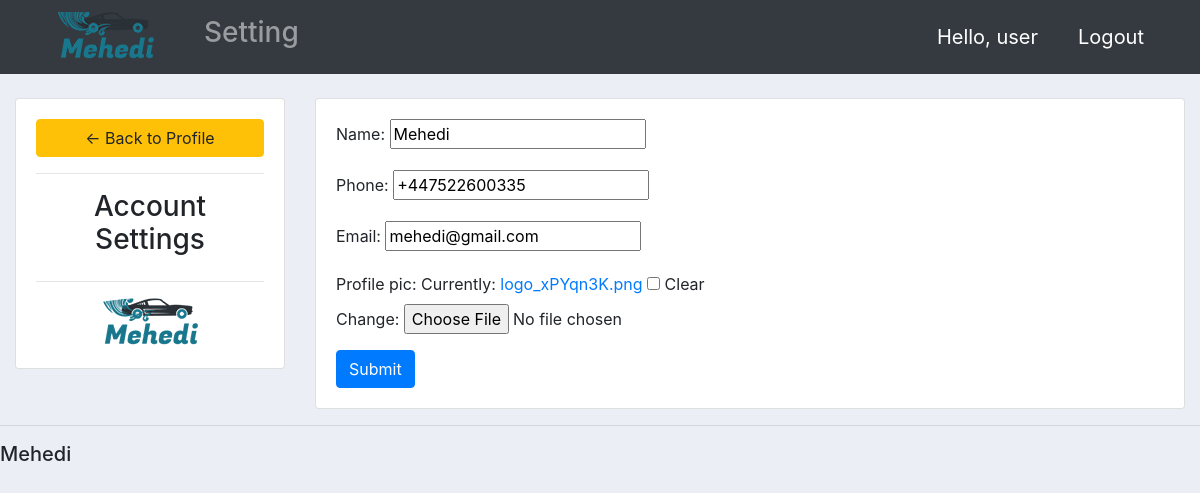
Screenshot of /profile/ (signed in) with the database file from the repository.
### base/models.py (models this page shows, shortened)
class Customer(models.Model):
    user = models.OneToOneField(User,null=True,blank=True,on_delete = models.CASCADE)
    name = models.CharField(default="user",max_length=200, null=True)
    phone = models.CharField(max_length=200, null=True)
    email = models.CharField(max_length=200, null=True)
    profile_pic = models.ImageField(default="logo.png",null=True,blank=True)
    date_created = models.DateTimeField(auto_now_add=True, null=True)

### base/decorators.py (the view)
		def wrapper_func(request, *args, **kwargs):
			group = None
			if request.user.groups.exists():
				group = request.user.groups.all()[0].name
			if group in allowed_roles:
				return view_func(request, *args, **kwargs)
			else:
				return HttpResponse('You are not authorized to view this page')

### base/forms.py
class CustomerForm(ModelForm):
	class Meta:
		model = Customer
		fields = '__all__'
		exclude = ['user']

### base/views.py (called while the page is built)
@login_required(login_url='login')
@allowed_users(allowed_roles=['customer'])
def Profile(request):
    customer = request.user.customer
    form = CustomerForm(instance=customer)
    if request.method == 'POST':
        form = CustomerForm(request.POST, request.FILES,instance=customer)
        if form.is_valid():
            form.save()
    content = {'form':form}
    return render(request,'profile.html',content)

### base/templates/profile.html (shortened to what this page needs)
{%  extends 'main.html' %}
{% load static %}
{% block content %}
<br>
<div class="row">
	<div class="col-md-3">
		<div class="card card-body">
			<a class="btn btn-warning" href="{% url 'index' %}"> &#8592; Back to Profile</a>
			<hr>
			<h3 style="text-align: center">Account Settings</h3>
			<hr>
			<img class="profile-pic" src="{{request.user.customer.profile_pic.url}}" >
		</div>
	</div>
	<div class="col-md-9">
		<div class="card card-body">
			<form method="POST" action="" enctype="multipart/form-data">
				{{form.as_p}}
			<input class="btn btn-primary" type="submit" name="Update Information">
			</form>
		</div>
	</div>
</div>
{% endblock %}

### base/templates/navbar.html (shortened to what this page needs)
{% load static %}
<nav class="navbar navbar-expand-lg navbar-dark bg-dark">
  <img src="{% static 'images/logo.png'%}" alt="">
  <div class="collapse navbar-collapse" id="navbarNav">
    <ul class="navbar-nav">
      {% if request.user.is_staff %}
      <li class="nav-item active">
        <a class="nav-link" href="{% url 'index' %}">Dashboard</a>
      </li>
      <li class="nav-item">
        <a class="nav-link" href="{% url 'products' %}">Products</a>
      </li>
      {% else %}
      <li class="nav-item">
        <a  class="nav-link" href="{% url 'profile' %}"><h3>Setting</h3></a>
      </li>
      {% endif %}
    </ul>
  </div>
  <span class="msg">  Hello,  {{request.user}}</span>
  <span><a class="msg" href="{% url 'logout' %}">Logout</a></span>
</nav>

### static/css/main.css (style rules this page uses)
body { background-color: #ebeff5; }

### base/templates/navbar.html (style rules this page uses)
.msg { font-size:20px; color:white; margin-right:40px; }

### base/templates/profile.html (style rules this page uses)
.profile-pic { max-width: 200px; max-height:200px; margin: 0 auto; border-radius: 50%; }

### rows the page displays
Customer: name "Mehedi", phone "+447522600335", email "mehedi@gmail.com"

### other values shown
{{ request.user }} "user"
